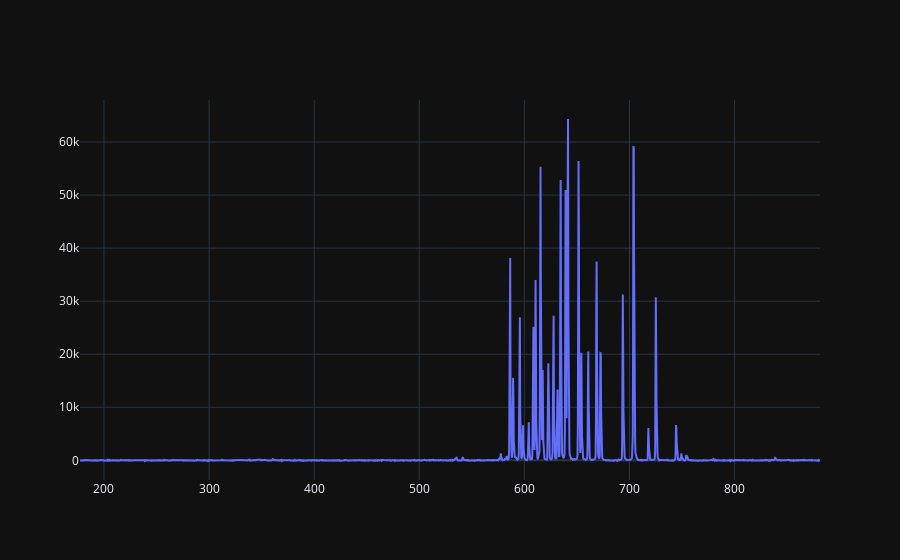

The code cell stored with this chart in its notebook:
### Markdown cell above
# 6.

### Code cell
fig = go.Figure(data=go.Scatter(x=neon.Wavelength, y=neon.Intensity, name=r'Neon'))
fig.show()

### Figure 1 — Plotly figure (JSON) as saved in the notebook; plotly's stock layout.template omitted (floating-point values rounded to 4 significant figures; data arrays with more than 128 entries replaced by an {"elided": "..."} marker saying what was removed)
{"data": [{"name": "Neon", "type": "scatter", "x": {"elided": "2048 float values"}, "y": {"elided": "2048 float values"}}], "layout": {"autosize": true, "xaxis": {"autorange": true, "range": [177.2, 881.2], "type": "linear"}, "yaxis": {"autorange": true, "range": [-3704.0, 67920.0], "type": "linear"}}}
